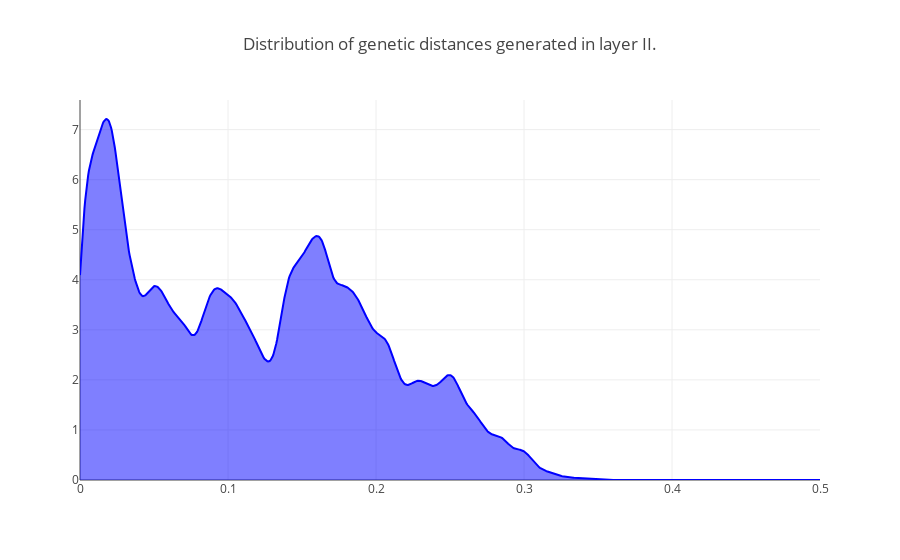

The notebook cell saved with this chart:
### Code cell
### Distribution of feature space distances between control populations for even and biased scenarios
from sklearn.neighbors import KernelDensity


Fsts_den= np.nan_to_num(Fsts_test_2)

X_plot = np.linspace(0, .5, 1000)

kde = KernelDensity(kernel='gaussian', bandwidth=0.005).fit(np.array(Fsts_den).reshape(-1,1))

log_dens = kde.score_samples(X_plot.reshape(-1,1))

fig_roost_dens= [go.Scatter(x=X_plot, y=np.exp(log_dens), 
                            mode='lines', fill='tozeroy', name= 'Biased senarios',
                            line=dict(color='blue', width=2))]

##

layout= go.Layout(
    title= 'Distribution of genetic distances generated in layer II.'
)

fig = go.Figure(data=fig_roost_dens, layout= layout)
iplot(fig)

### Figure 1 — Plotly figure (JSON) as saved in the notebook; plotly's stock layout.template omitted (floating-point values rounded to 4 significant figures; data arrays with more than 128 entries replaced by an {"elided": "..."} marker saying what was removed)
{"data": [{"fill": "tozeroy", "line": {"color": "blue", "width": 2}, "mode": "lines", "name": "Biased senarios", "type": "scatter", "uid": "feb028d1-a46e-481f-9ac1-5fdc7995967f", "x": {"elided": "1000 float values"}, "y": {"elided": "1000 float values"}}], "layout": {"title": "Distribution of genetic distances generated in layer II."}}
